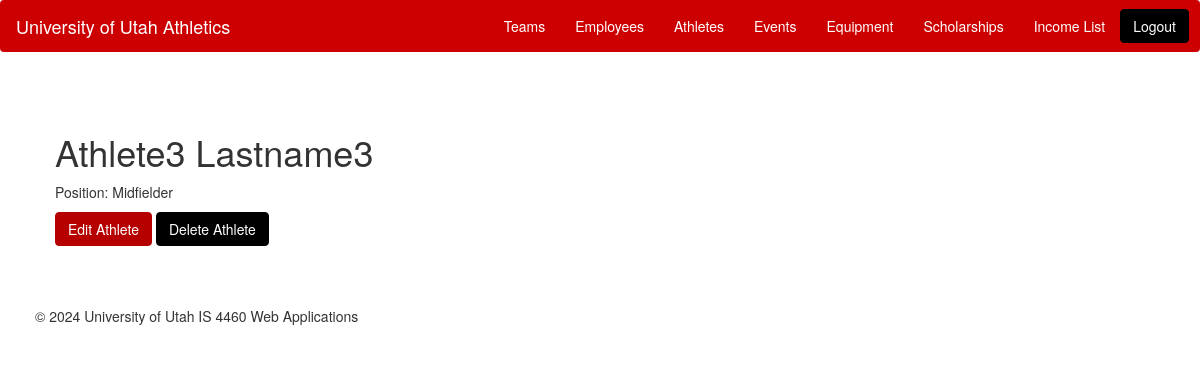
The app's page /athletics/athlete/details/4/ with its own data.
### athletics/models.py (models this page shows, shortened)
class Athlete(models.Model):
    ACADEMIC_LEVEL_CHOICES = [
        ('FR', 'Freshman'),
        ('SO', 'Sophomore'),
        ('JR', 'Junior'),
        ('SR', 'Senior'),
        ('OT', 'Other'),
    ]
    first_name = models.CharField(max_length=255)
    last_name = models.CharField(max_length=255)
    position = models.CharField(max_length=255)
    academic_level = models.CharField(max_length=2, choices=ACADEMIC_LEVEL_CHOICES)
    contact = models.CharField(max_length=255)
    teams = models.ManyToManyField('Team', related_name='athletes')

### athletics/views.py (the view)
# urls.py: path('athlete/details/<int:pk>/', views.AthleteDetails.as_view(), name='athlete-details'),
class AthleteDetails(DetailView):
    model = Athlete
    template_name = 'athlete_details.html'

### athletics/templates/athlete_details.html (shortened to what this page needs)
{% extends 'base.html' %}
{% block content %}
<div class="container">
    <div class="row">
        <div class="col-md-6 offset-md-3">
            <h1 class="mt-4">{{ object.first_name }} {{ object.last_name }}</h1>
            <p>Position: {{ object.position }}</p>
            <a href="/athletics/athlete/edit/{{ object.pk }}/" class="btn btn-primary">Edit Athlete</a>
            <a href="/athletics/athlete/delete/{{ object.pk }}/" class="btn btn-danger">Delete Athlete</a>
        </div>
    </div>
</div>
{% endblock %}

### athletics/static/css/styles.css (style rules this page uses)
body { background-color: #FFFFFF; }
.container { padding: 20px; }
.btn-primary { color: #fff; background-color: #B60000; border-color: #B60000; }
.btn-danger { color: #fff; background-color: #000; border-color: #000; }

### records on screen
Athlete: first_name "Athlete3", last_name "Lastname3", position "Midfielder"
